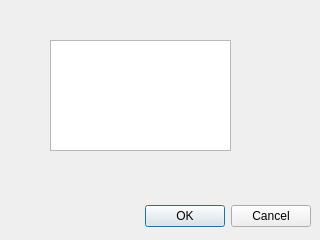
<?xml version="1.0" encoding="UTF-8"?>
<ui version="4.0">
 <class>systeminfo</class>
 <widget class="QDialog" name="systeminfo">
  <property name="geometry">
   <rect>
    <x>0</x>
    <y>0</y>
    <width>320</width>
    <height>240</height>
   </rect>
  </property>
  <property name="windowTitle">
   <string>Dialog</string>
  </property>
  <widget class="QDialogButtonBox" name="buttonBox">
   <property name="geometry">
    <rect>
     <x>10</x>
     <y>200</y>
     <width>301</width>
     <height>32</height>
    </rect>
   </property>
   <property name="orientation">
    <enum>Qt::Horizontal</enum>
   </property>
   <property name="standardButtons">
    <set>QDialogButtonBox::Cancel|QDialogButtonBox::Ok</set>
   </property>
  </widget>
  <widget class="QPlainTextEdit" name="plainTextEdit">
   <property name="geometry">
    <rect>
     <x>50</x>
     <y>40</y>
     <width>181</width>
     <height>111</height>
    </rect>
   </property>
  </widget>
 </widget>
 <resources/>
 <connections>
  <connection>
   <sender>buttonBox</sender>
   <signal>accepted()</signal>
   <receiver>systeminfo</receiver>
   <slot>accept()</slot>
   <hints>
    <hint type="sourcelabel">
     <x>248</x>
     <y>254</y>
    </hint>
    <hint type="destinationlabel">
     <x>157</x>
     <y>274</y>
    </hint>
   </hints>
  </connection>
  <connection>
   <sender>buttonBox</sender>
   <signal>rejected()</signal>
   <receiver>systeminfo</receiver>
   <slot>reject()</slot>
   <hints>
    <hint type="sourcelabel">
     <x>316</x>
     <y>260</y>
    </hint>
    <hint type="destinationlabel">
     <x>286</x>
     <y>274</y>
    </hint>
   </hints>
  </connection>
 </connections>
</ui>
